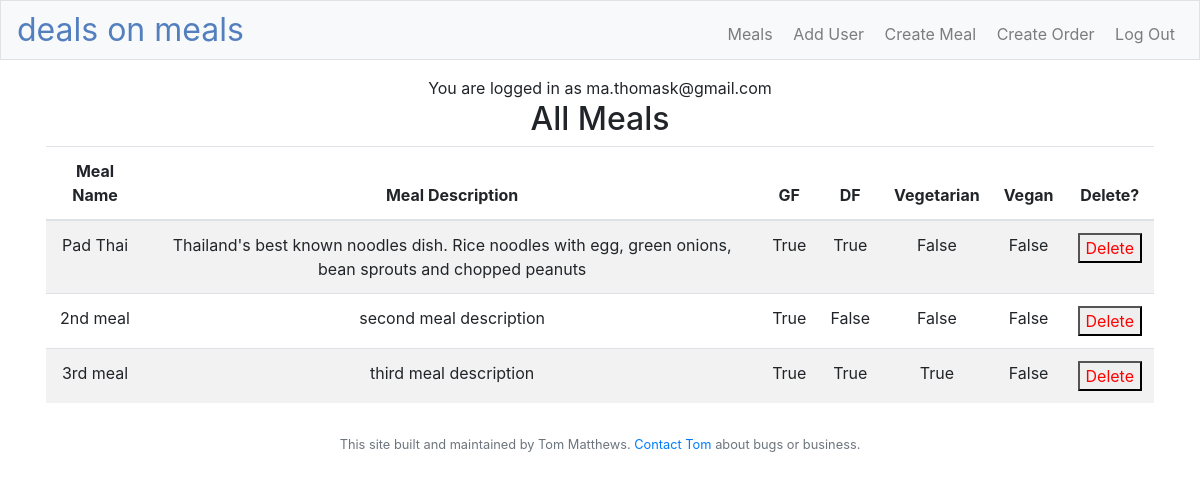
Page /meals-edit (signed in) on the committed database.
### models.py (models this page shows, shortened)
class User(db.Model):
    id = db.Column(db.Integer, primary_key=True)
    name = db.Column(db.String(), unique=False, nullable=False)
    email = db.Column(db.String(), unique=True, nullable=False)
    hashPw = db.Column(db.String(), nullable=False)
    orders = db.relationship('Order', backref='user', lazy=True)
    pwResetExp = db.Column(db.DateTime(), nullable=True)
    pwResetHash = db.Column(db.String(), nullable=True)

class Meal(db.Model):
    __tablename__ = "meal"
    id = db.Column(db.Integer, primary_key=True)
    title = db.Column(db.String(), nullable=False)
    desc = db.Column(db.String(), nullable=False)
    gf = db.Column(db.Boolean(), nullable=False, default=False)
    df = db.Column(db.Boolean(),  nullable=False, default=False)
    vgt = db.Column(db.Boolean(),  nullable=False, default=False)
    vgn = db.Column(db.Boolean(),  nullable=False, default=False)
    archived = db.Column(db.Boolean(), nullable=False, default=False)
    price = db.Column(db.Integer, nullable=False, default=11)

### adminFunctions.py (the view)
@app.route("/meals-edit", methods=["GET", "POST"])
def mealsEdit():
    myUser = User.query.filter(User.id == session["user_id"]).first()
    email = myUser.email
    if not isAdmin():
        return render_template('home.html', message="You do not have access to this page")
    meals = Meal.query.filter(Meal.archived==False).paginate(per_page=2000)
    return render_template('meals.html', meals=meals, email=email, isAdmin=isAdmin())

### adminFunctions.py (called while the page is built)
def isAdmin():
    if ('user_id' not in session):
        return False
    admin = User.query.filter(User.email=="ma.thomask@gmail.com").first()
    if admin.id == session["user_id"]:
        return True
    return False

### app.py (called while the page is built)
@app.after_request
def after_request(response):
    response.headers["Cache-Control"] = "no-cache, no-store, must-revalidate"
    response.headers["Expires"] = 0
    response.headers["Pragma"] = "no-cache"
    return response

### templates/meals.html (shortened to what this page needs)
{% extends "layout.html" %}
{% block main %}
<h2>All Meals</h2>
<div class="container">
    <div class="row text-wrap">
        <div class="table-responsive">
            <table class="table table-striped">
                <thead>
                    <tr>
                        <th>Meal Name</th>
                        <th>Meal Description</th>
                        <th>GF</th>
                        <th>DF</th>
                        <th>Vegetarian</th>
                        <th>Vegan</th>
                        <th>Delete?</th>
                    </tr>
                </thead>
                <tbody>
                    {%for meal in meals.items %}
                    <tr>
                        <td>{{ meal.title }}</td>
                        <td>{{ meal.desc  }}</td>
                        <td>{{ meal.gf    }}</td>
                        <td>{{ meal.df    }}</td>
                        <td>{{ meal.vgt   }}</td>
                        <td>{{ meal.vgn   }}</td>
                        <td style="color:red">
                            <form action="/archiveMeal" method="post" style="color:red">
                                <button name="id" value="{{meal.id}}" style="color:red">
                                    Delete
                                </button>
                            </form>
                        </td>
                    </tr>
                    {% endfor %}
                </tbody>
            </table>
        </div>
    </div>
</div>
{% endblock %}

### templates/layout.html (shortened to what this page needs)
<!DOCTYPE html>
<html lang="en">
    <head>
        <link rel="stylesheet" href="https://cdn.jsdelivr.net/npm/bootstrap@4.5.3/dist/css/bootstrap.min.css">
        <link href="/static/styles.css" rel="stylesheet">
        <link rel="stylesheet" href="https://cdn.jsdelivr.net/npm/bootstrap-icons@1.8.1/font/bootstrap-icons.css">
    </head>
    <body>
            <nav class="navbar navbar-expand-md navbar-light bg-light border py-0">
                <a class="navbar-brand" href="/"><span class="blue">deals on meals</span></a>
                <div class="collapse navbar-collapse ml-auto" id="navbar">
                    <ul class="navbar-nav text-right ml-auto mt-2">
                        {% if isAdmin %}
                        <li class="nav-item"><a class="nav-link" href="/meals-edit">&nbsp;Meals</a></li>
                        <li class="nav-item"><a class="nav-link" href="/addUser">&nbsp;Add User</a></li>
                        <li class="nav-item"><a class="nav-link" href="/createMeal">&nbsp;Create Meal</a></li>
                        {% endif %}
                        {% if session.user_id %}
                        <li class="nav-item"><a class="nav-link" href="/createOrder">&nbsp;Create Order</a></li>
                        <li class="nav-item"><a class="nav-link" href="/logout">&nbsp;Log Out</a></li>
                        {% endif %}
                    </ul>
                </div>
            </nav>
        <main class="container p-3">
            <div class="center">
                {% if email %}
                <span class="center">You are logged in as {{ email }}</span>
                {% else %}
                <span class="center">You are not logged in</span>
                {% endif %}
            </div>
            {% block main %}{% endblock %}
        </main>
        <footer class="small text-center text-muted">
            This site built and maintained by Tom Matthews. <a href="mailto:ma.thomask@gmail.com">Contact Tom</a> about bugs or business.
        </footer>
    </body>
</html>

### static/styles.css (style rules this page uses)
nav .navbar-brand { font-size: xx-large; }
nav .navbar-brand .blue { color: #537fbe; }
main { overflow-x: auto; text-align: center; }

### rows in the picture
User: email "ma.thomask@gmail.com"
Meal: title "Pad Thai", desc "Thailand's best known noodles dish. Rice noodles with egg, green onions, bean sprouts and chopped peanuts", gf "True", df "True", vgt "False", vgn "False", {{ meal.id }} 1 (drawn)
Meal: title "2nd meal", desc "second meal description", gf "True", df "False", vgt "False", vgn "False", {{ meal.id }} 2 (drawn)
Meal: title "3rd meal", desc "third meal description", gf "True", df "True", vgt "True", vgn "False", {{ meal.id }} 3 (drawn)
